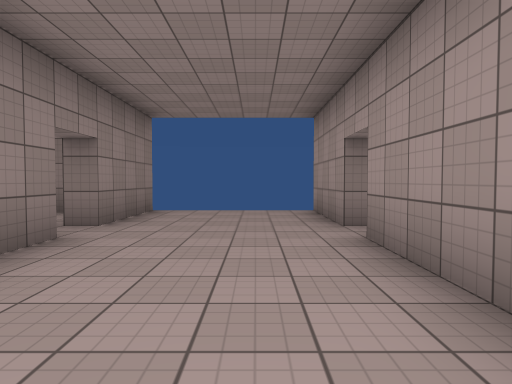
View 1 (above)

18 first-person views from a walk through a 3-D level made in the Unity game engine. The camera is 1.3 m above the floor, tilts 2° down and sees 75° across. The floor is counted in squares, 2 m on a side. Each view is taken from the middle of a square. On the plan, view 1 faces up. The plan holds only what a view shows up to about 10 squares ahead; the rest is blank. Surface patterns are stand-ins for the level's own textures.

View 2
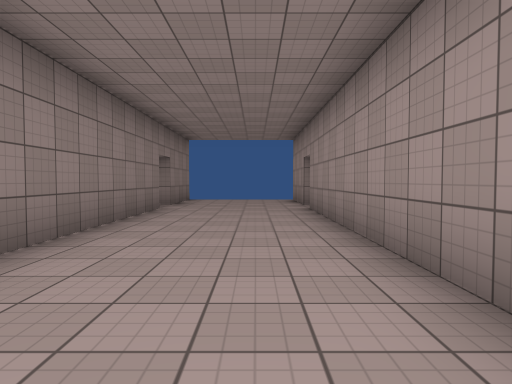

View 3
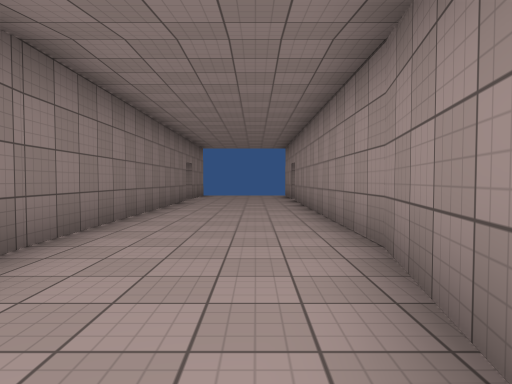

View 4
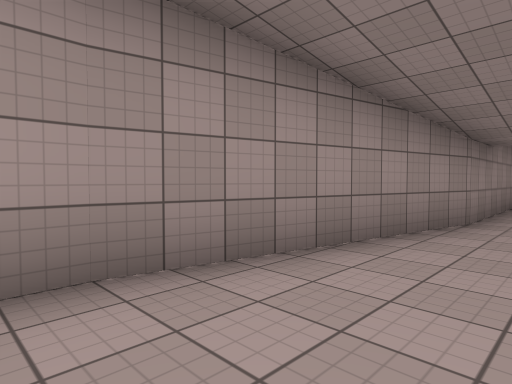

View 5
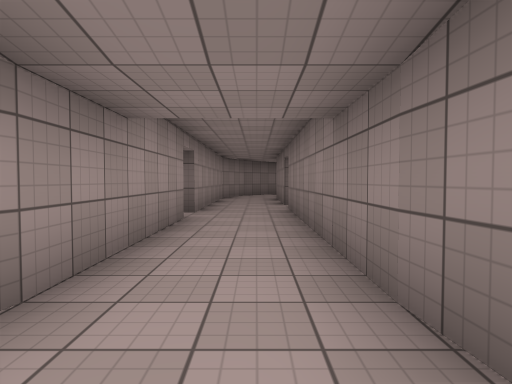

View 6
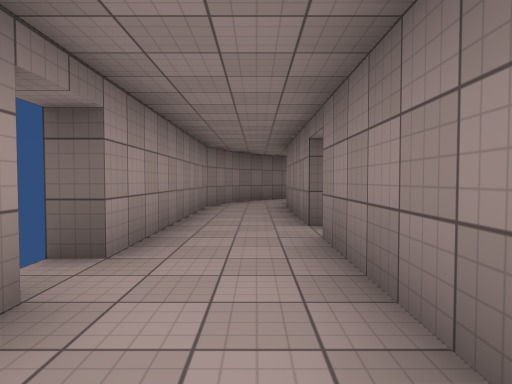

View 7
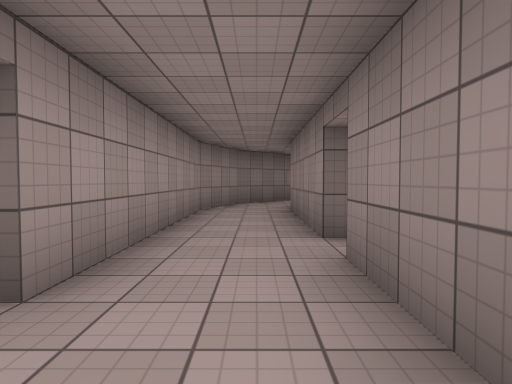

View 8
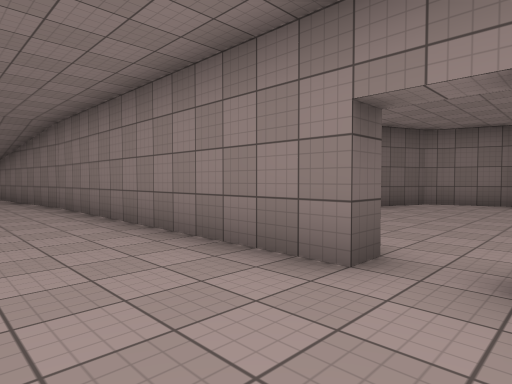

View 9
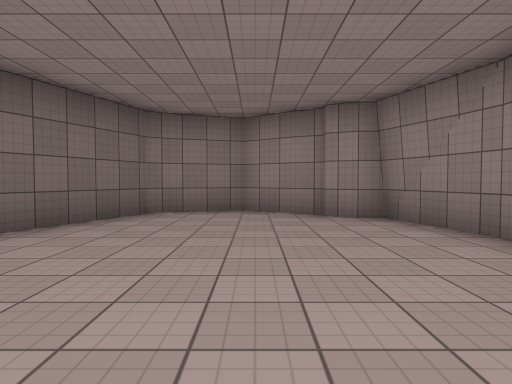

View 10
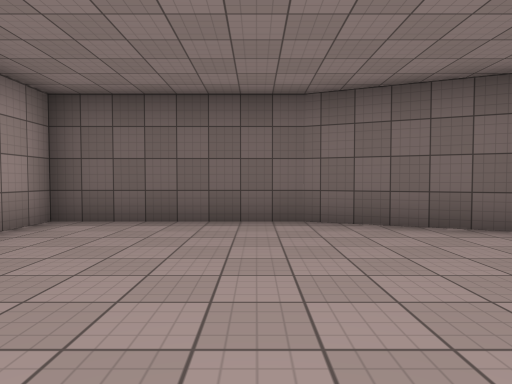

View 11
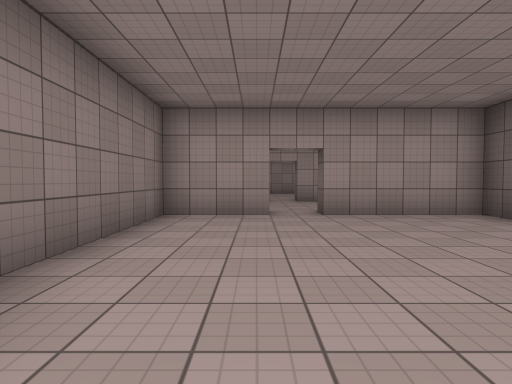

View 12
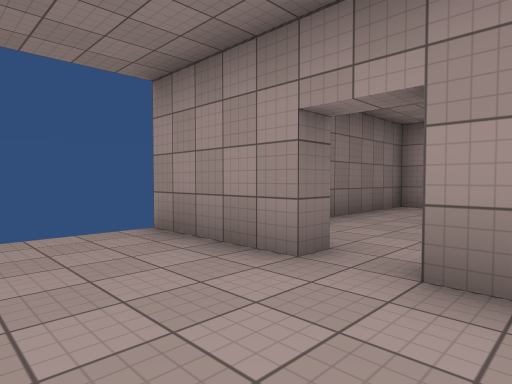

View 13
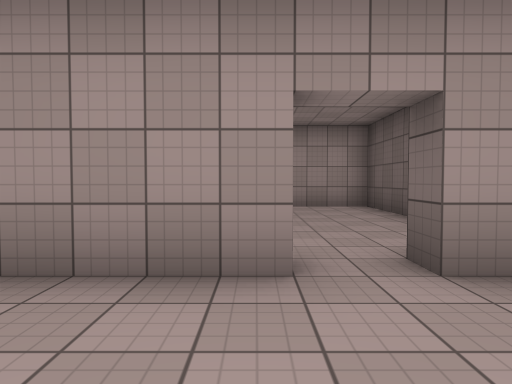

View 14
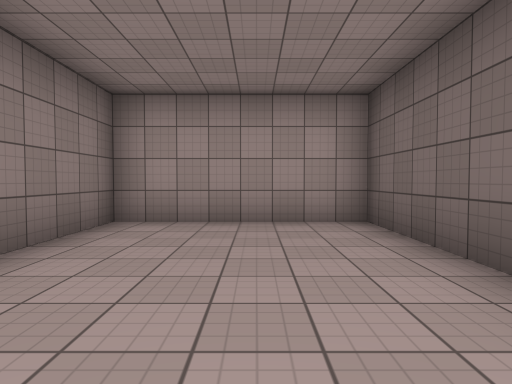

View 15
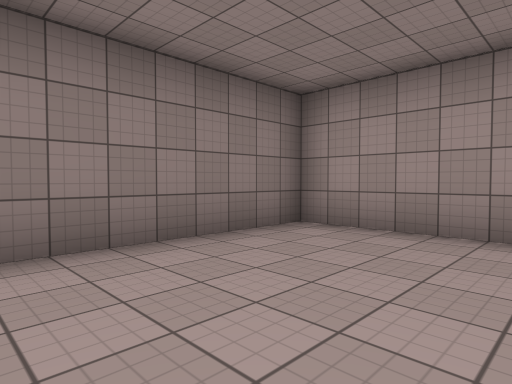

View 16
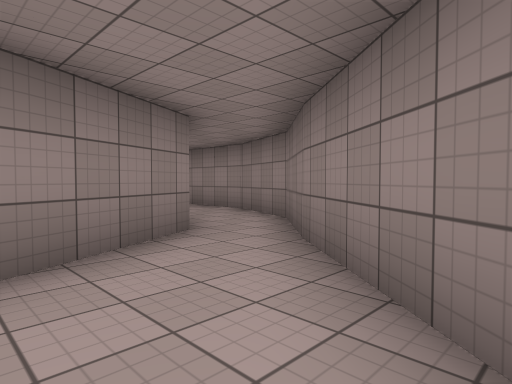

View 17
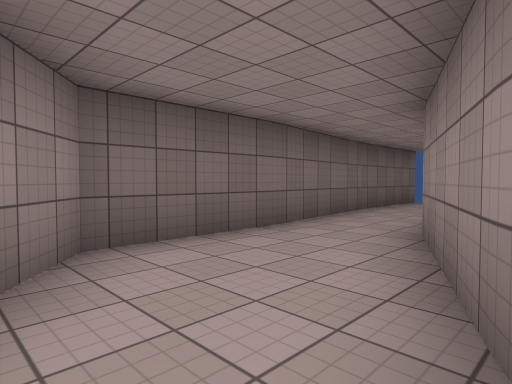

View 18
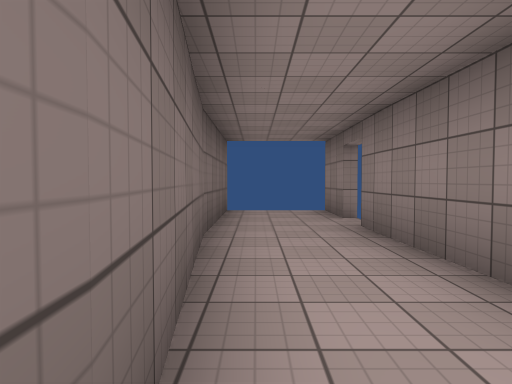

### Floor plan
Points are (right, up) in squares from view 1. A wall is a line through its corners. A room is listed if a view was taken in it or the views show most of it. See-through windows are left out.
Room 1 (views 1, 2, 3, 4, 5, 6, 7, 8, 12, 13)
walls: (1.3, -3.9) (1.3, 3.7); (-2.3, -3.6) (-1.7, -8.9); (-1.8, -8.8) (-1.8, -14.8); (0.2, -12.8) (0.2, -8.8) (1.3, -3.7); (-2.8, 3.7) (-2.2, 3.7) (-2.2, -3.8); (1.3, 4.7) (1.3, 7.2); (-1.8, -15.8) (-1.8, -19.1); (-2.2, 7.2) (-2.2, 4.7) (-2.8, 4.7); (-0.5, -21.3) (0.2, -19.3) (0.2, -13.8) (0.8, -13.8)
ways out: opening at (-2, 4) to room 2; opening at (2, 4) to room 3; opening at (-1, -20) to room 5; gap at (1, -14)
Room 2 (views 9, 10, 11)
walls: (-6.7, 6.8) (-8.7, 6.3); (-7.9, 6.5) (-8.7, 6.2) (-8.7, 5.8) (-9, 5.2); (-2.8, 4.7) (-2.8, 6.7) (-6.8, 6.7); (-9.2, 5.3) (-9.5, 4.7); (-9.5, 4.8) (-10.3, 3.8) (-9.6, 1.9); (-9.8, 2.3) (-9.5, 1.9) (-6.7, 0.7) (-2.8, 0.7) (-2.8, 3.7)
ways out: opening at (-2, 4) to room 1
Room 3 (views 14, 15)
walls: (4.2, 2.2) (7.3, 2.2) (7.3, 6.2) (3.4, 6.2); (1.9, 4.7) (1.3, 4.7); (1.3, 3.7) (1.8, 3.7)
ways out: opening at (2, 4) to room 1
Room 4 (views 16, 18)
walls: (-8, -23.4) (-10.8, -23.5); (-11.8, -23.6) (-13.2, -23.6); (-3.6, -21.7) (-7.1, -23.5); (-13.4, -25.6) (-10, -25.6) (-6.5, -25.2) (-4, -25.2) (-1.9, -22.7)
ways out: opening at (-3, -22) to room 5; gap at (-13, -26); gap at (-12.5, -23)
Room 5 (view 17)
walls: (-2.5, -21.2) (-3.6, -21.7); (-2.1, -22.8) (-0.5, -21.3)
ways out: opening at (-1, -20) to room 1; opening at (-3, -22) to room 4

Where each view was taken, in squares from view 1:
view 1: 0 up, 0 right, facing up
view 2: 4 down, 0 right, facing up
view 3: 7 down, 0 right, facing up
view 4: 3 down, 1 left, facing down-right
view 5: 7 down, 1 left, facing down
view 6: 11 down, 1 left, facing down
view 7: 12 down, 1 left, facing down
view 8: 5 up, 0 right, facing down-left
view 9: 4 up, 3 left, facing left
view 10: 6 up, 6 left, facing down
view 11: 5 up, 9 left, facing right
view 12: 3 up, 1 left, facing up-right
view 13: 5 up, 1 left, facing right
view 14: 4 up, 2 right, facing right
view 15: 3 up, 3 right, facing up-right
view 16: 25 down, 5 left, facing up-right
view 17: 22 down, 3 left, facing down-left
view 18: 25 down, 6 left, facing left
